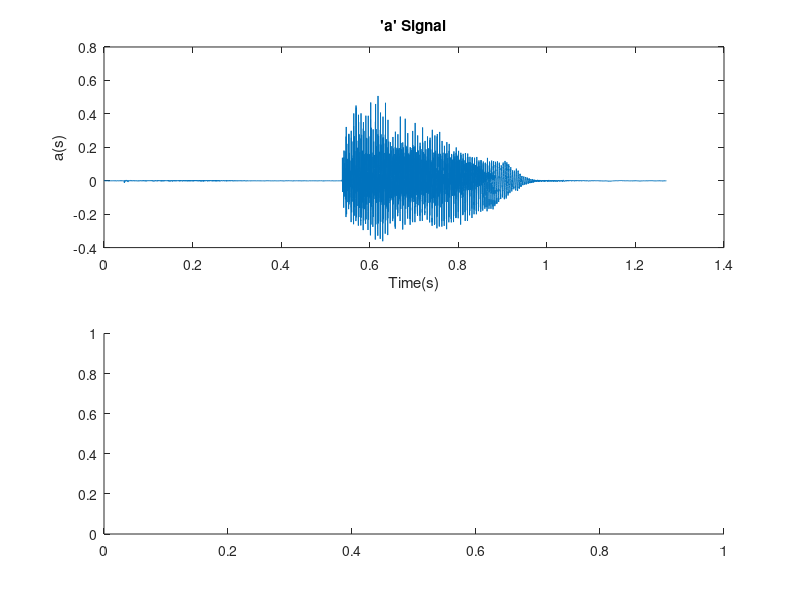

Write the MATLAB code that produced this figure. (Note: this script raises an error after producing the figure.)
load vowels.mat;
figure(1)
n = linspace(0,(length(a)-1)/8000, length(a));
subplot(2,1,1)
plot(n,a)
title("'a' Signal")
xlabel('Time(s)')
ylabel('a(s)')
subplot(2,1,2)
A1 = Specgm(transpose(a), 320, 60, 512);
title("'a' Narrowband Spectogram")
xlabel('Time(s)')
ylabel('Frequency (Hz)')
figure(2)
A2 = Specgm(transpose(e), 320, 60, 512);
title("'e' Narrowband Spectogram")
xlabel('Time(s)')
ylabel('Frequency (Hz)')
figure(3)
A3 = Specgm(transpose(i), 320, 60, 512);
title("'i' Narrowband Spectogram")
xlabel('Time(s)')
ylabel('Frequency (Hz)')
figure(4)
A4 = Specgm(transpose(o), 320, 60, 512);
title("'o' Narrowband Spectogram")
xlabel('Time(s)')
ylabel('Frequency (Hz)')
figure(5)
n = linspace(0,(length(u)-1)/8000, length(u));
subplot(2,1,1)
plot(n, u)
title("'u' Signal")
xlabel('Time(s)')
ylabel('u(s)')
subplot(2,1,2)
A5 = Specgm(transpose(u), 320, 60, 512);
title("'u' Narrowband Spectogram")
xlabel('Time(s)')
ylabel('Frequency (Hz)')
f = linspace(0, 8000, 512);
figure(6)
subplot(2,1,1)
Awin0 = abs(DFTwin(transpose(a),265,4554,512));
plot(f(f<=4000), Awin0(f<=4000))
title('Initial |A|')
xlabel('Frequency(Hz)')
ylabel('|A|')
subplot(2,1,2)
Awin1 = abs(DFTwin(transpose(a),204,7108,512));
plot(f(f<=4000), Awin1(f<=4000))
title('End |A|')
xlabel('Frequency(Hz)')
ylabel('|A|')
figure(7)
subplot(2,1,1)
%Uwin0 = abs(DFTwin(transpose(u),250,3334,512));
Uwin0 = abs(DFTwin(transpose(u),267,2045,512));
plot(f(f<=4000), Uwin0(f<=4000))
title('Initial |U|')
xlabel('Frequency(Hz)')
ylabel('|U|')
subplot(2,1,2)
Uwin1 = abs(DFTwin(transpose(u),202,5378,512));
plot(f(f<=4000), Uwin1(f<=4000))
title('End |U|')
xlabel('Frequency(Hz)')
ylabel('|U|')